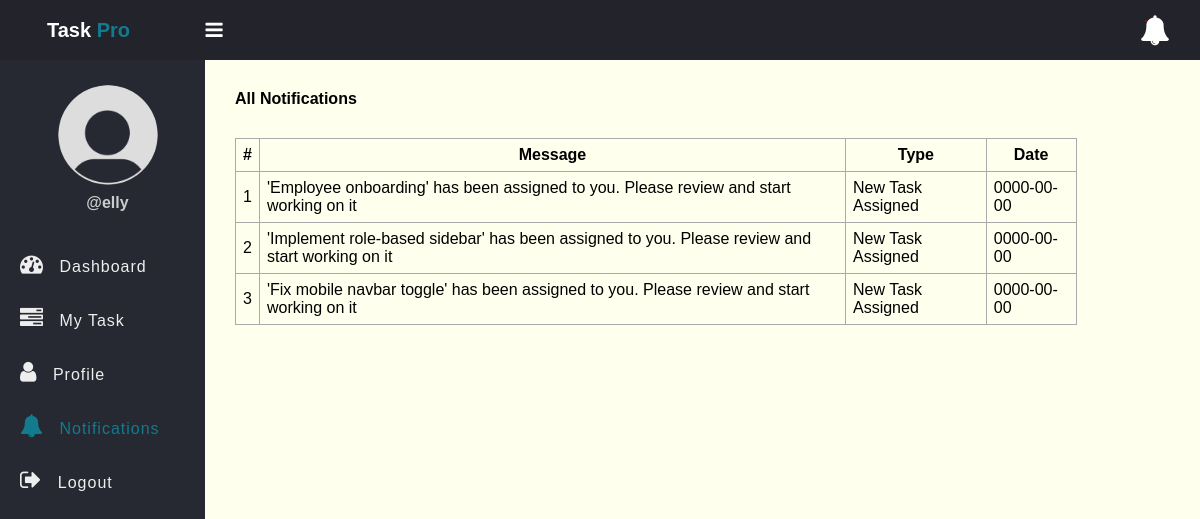
/notifications.php (signed in), run on the app's committed database.
### tables this page shows
CREATE TABLE `notifications` (
  `id` int(11) NOT NULL,
  `message` text NOT NULL,
  `recipient` int(11) NOT NULL,
  `type` varchar(50) NOT NULL,
  `date` date NOT NULL,
  `is_read` tinyint(1) DEFAULT 0
);

### app/Model/Notification.php (called while the page is built, shortened)
<?php
function get_all_my_notifications($conn, $id){
	$sql = "SELECT * FROM notifications WHERE recipient=?";
	$stmt = $conn->prepare($sql);
	$stmt->execute([$id]);
	if($stmt->rowCount() > 0){
		$notifications = $stmt->fetchAll();
	}else $notifications = 0;
	return $notifications;
}

### notifications.php (the view, shortened to what this page needs)
<?php
if (isset($_SESSION['role']) && isset($_SESSION['id'])) {
    include "DB_connection.php";
    include "app/Model/Notification.php";
    $notifications = get_all_my_notifications($conn, $_SESSION['id']);
 ?>
<!DOCTYPE html>
<html>
<head>
	<link rel="stylesheet" href="https://stackpath.bootstrapcdn.com/font-awesome/4.7.0/css/font-awesome.min.css">
	<link rel="stylesheet" href="css/style.css">
</head>
<body>
	<?php include "inc/header.php" ?>
	<div class="body">
		<?php include "inc/nav.php" ?>
		<section class="section-1">
			<h4 class="title">All Notifications</h4>
			<?php if ($notifications != 0) { ?>
			<table class="main-table">
				<tr>
					<th>#</th>
					<th>Message</th>
					<th>Type</th>
					<th>Date</th>
				</tr>
				<?php $i=0; foreach ($notifications as $notification) { ?>
				<tr>
					<td><?=++$i?></td>
					<td><?=$notification['message']?></td>
					<td><?=$notification['type']?></td>
					<td><?=$notification['date']?></td>
				</tr>
			   <?php	} ?>
			</table>
		<?php }else { ?>
			<h3>You have zero notification</h3>
		<?php  }?>
		</section>
	</div>
</body>
</html>
<?php }else{
   $em = "First login";
   header("Location: login.php?error=$em");
   exit();
}
 ?>

### css/style.css (style rules this page uses)
* { padding: 0; margin: 0; box-sizing: border-box; font-family: arial, sans-serif; }
.body { display: flex; }
.section-1 { padding: 30px; }
.section-1 .title { margin-bottom: 10px; }
.section-1 { width: 100%; background: #ffe; }
.main-table, .main-table tr, .main-table th, .main-table td { border: 1px solid #aaa; border-collapse: collapse; padding: 7px; }
.main-table { width: 90%; margin-top: 30px; }

### data on the page
notifications: message "'Employee onboarding' has been assigned to you. Please review and start working on it", type "New Task Assigned", date "0000-00-00"
notifications: message "'Implement role-based sidebar' has been assigned to you. Please review and start working on it", type "New Task Assigned", date "0000-00-00"
notifications: message "'Fix mobile navbar toggle' has been assigned to you. Please review and start working on it", type "New Task Assigned", date "0000-00-00"

### other printed values
$_SESSION['username'] "elly"
